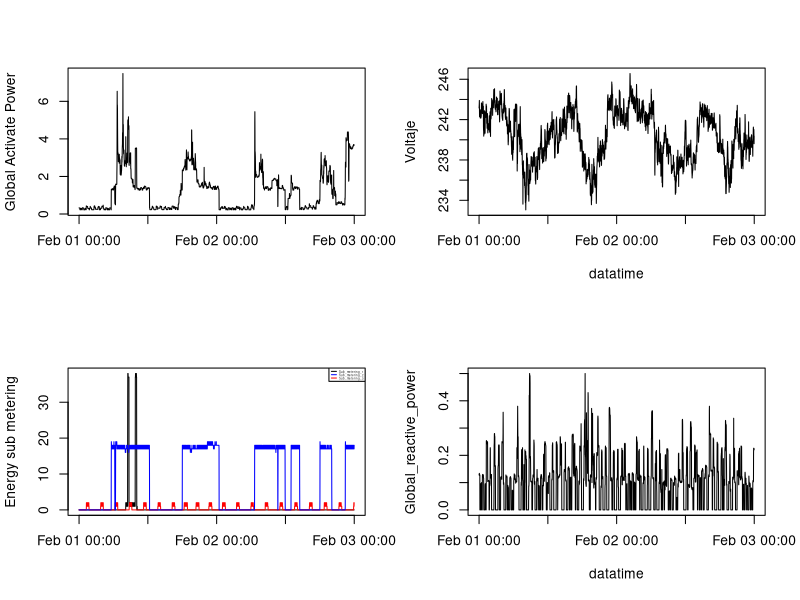

This figure's R source:
#load library
library(lubridate)


#reading subset dataset
df_subset <- read.csv("data_subset.csv")
df_subset$date_form <- ymd_hms(df_subset$date_form)

#plot 4
#set grid
par(mfrow=c(2,2))

with(df_subset, plot(date_form,Global_active_power, type="l",
                     ylab = "Global Activate Power",
                     xlab=""))

with(df_subset, plot(date_form,Voltage, type="l",
                     ylab = "Voltaje",
                     xlab="datatime"))

with(df_subset, plot(date_form,Sub_metering_1, type="l", xlab = "", 
                     ylab="Energy sub metering"), type="n")
with(df_subset, points(date_form,Sub_metering_2, type = "l", col="red"))
with(df_subset, points(date_form,Sub_metering_3, type = "l", col="blue"))
legend("topright", lty = 1, cex=c(0.2,0.2) ,col=c("black","blue","red"), 
       legend=c("Sub_metering_1","Sub_metering_2","Sub_metering_3"))

with(df_subset, plot(date_form,Global_reactive_power, type="l",
                     ylab = "Global_reactive_power",
                     xlab="datatime"))
#copy plot to png file
dev.copy(png,file="plot4.png")
dev.off()

